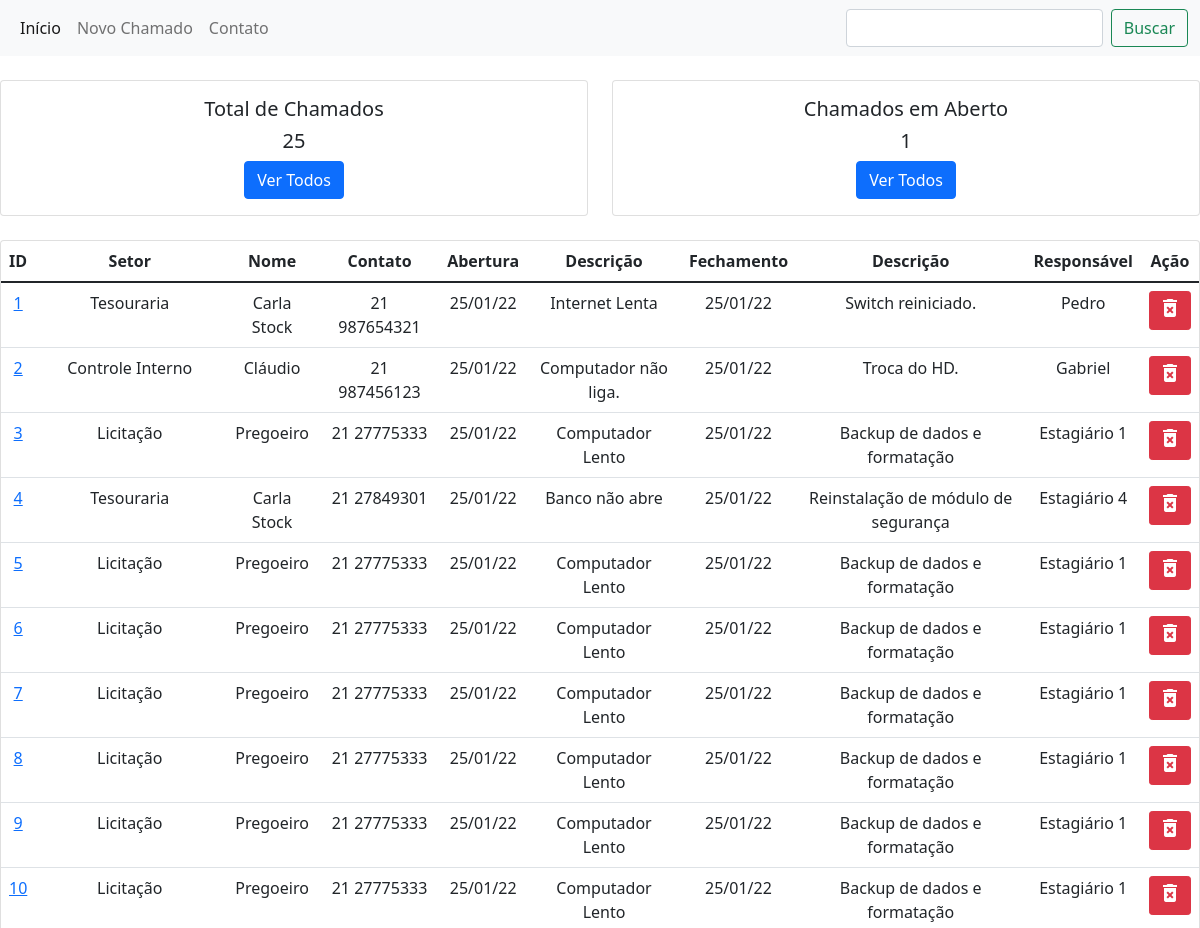
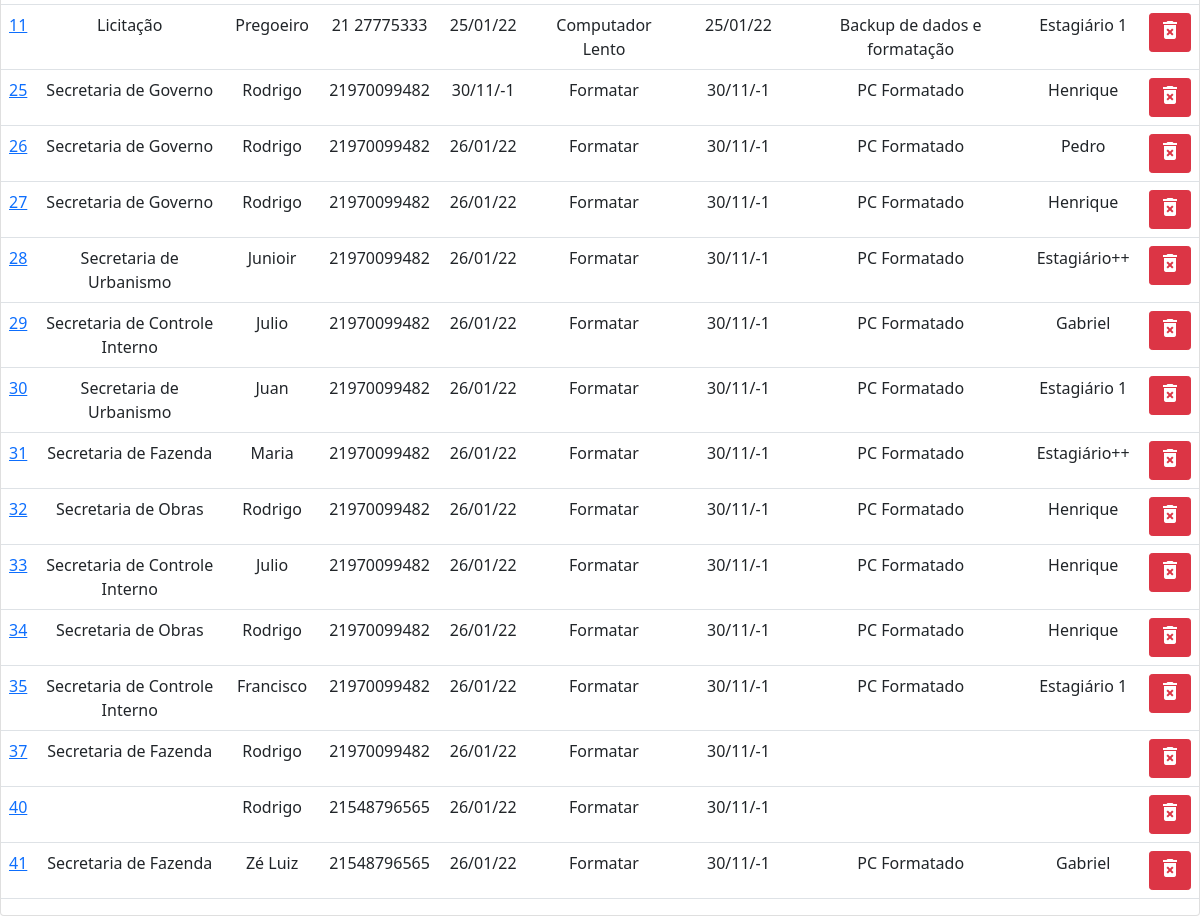
The page / on the database its author committed (2 pictures, top to bottom).
### tables this page shows
CREATE TABLE `chamados` (
  `id` int(255) NOT NULL,
  `setor` varchar(50) NOT NULL,
  `resp_setor` varchar(40) NOT NULL,
  `contato` varchar(40) NOT NULL,
  `abertura` date NOT NULL DEFAULT current_timestamp(),
  `desc_abert` varchar(250) DEFAULT NULL,
  `fechamento` date DEFAULT current_timestamp(),
  `desc_fech` varchar(250) DEFAULT NULL,
  `resp_chamado` varchar(40) NOT NULL
);

### index.php (the view)
<?php
    include_once("head.php");
    include_once("navbar.php");
?>
<body>
<?php
    include_once("conexao.php");
    $consultaDb = "SELECT * FROM chamados";
    $consult = $mysqli->query($consultaDb) or die($mysqli->error);
    if ($mysqli = mysqli_query($mysqli, $consultaDb)) {
        $rowcount = mysqli_num_rows($mysqli);
    }
?>
    <main>
        <div class="row text-center">
            <div class="col-sm-6">
                <div class="card">
                    <div class="card-body">
                        <h5 class="card-title">Total de Chamados</h5>
                        <h5 class="card-text"><?php echo $rowcount ?><br /></h5>
                        <a href="#" class="btn btn-primary">Ver Todos</a>
                    </div>
                </div>
            </div>
            <div class="col-sm-6">
                <div class="card">
                    <div class="card-body">
                        <h5 class="card-title">Chamados em Aberto</h5>
                        <h5 class="card-text">1<br /></h5>
                        <a href="#" class="btn btn-primary">Ver Todos</a>
                    </div>
                </div>
            </div>
        </div><br />
        <div class="card">
        <table class="table text-center">
            <thead>
                <tr>
                    <th scope="col">ID</th>
                    <th scope="col">Setor</th>
                    <th scope="col">Nome</th>
                    <th scope="col">Contato</th>
                    <th scope="col">Abertura</th>
                    <th scope="col">Descrição</th>
                    <th scope="col">Fechamento</th>
                    <th scope="col">Descrição</th>
                    <th scope="col">Responsável</th>
                    <th scope="col">Ação</th>
                </tr>
            </thead>
            <tbody>
                <?php while ($dados = $consult->fetch_array()) { ?>
                    <tr>
                        <td><a href='editar.php?=$dados[id]'><?php echo $dados['id'] ?></a></td>
                        <td><?php echo $dados['setor'] ?></td>
                        <td><?php echo $dados['resp_setor'] ?></td>
                        <td><?php echo $dados['contato'] ?></td>
                        <td><?php echo date('d/m/y', strtotime($dados['abertura'])) ?></td>
                        <td><?php echo $dados['desc_abert'] ?></td>
                        <td><?php echo date('d/m/y', strtotime($dados['fechamento'])) ?></td>
                        <td><?php echo $dados['desc_fech'] ?></td>
                        <td><?php echo $dados['resp_chamado'] ?></td>
                        <td><a type="submit" class="btn btn-danger btn-sm" href="index.php?del=<?php echo $dados['id'] ?>" onclick="confirmaExclusao()"><i class="material-icons">delete_forever</i></a></td>
                    </tr>
                <?php }
                ?>
            </tbody>
        </table>
        </div>
    </main>
</body>
</html>

### head.php (shortened to what this page needs)
<!DOCTYPE html>
<html lang="pt-BR">
<head>
    <link href="https://cdn.jsdelivr.net/npm/bootstrap@5.1.3/dist/css/bootstrap.min.css" rel="stylesheet">
    <link href="styles.css" rel="stylesheet">
</head>

### navbar.php (shortened to what this page needs)
<header>
    <nav class="navbar navbar-expand-lg navbar-light bg-light">
        <div class="container-fluid">
            <div class="collapse navbar-collapse" id="navbarSupportedContent">
                <ul class="navbar-nav me-auto mb-2 mb-lg-0">
                    <li class="nav-item">
                        <a class="nav-link active" aria-current="page" href="index.php">Início</a>
                    </li>
                    <li class="nav-item">
                        <a class="nav-link" aria-current="page" href="cadastro.php">Novo Chamado</a>
                    </li>
                    <li class="nav-item">
                        <a class="nav-link" href="contato.php">Contato</a>
                    </li>
                </ul>
                <form class="d-flex">
                    <input class="form-control me-2" type="search" aria-label="Search">
                    <button class="btn btn-outline-success" type="submit">Buscar</button>
                </form>
            </div>
        </div>
    </nav><br />
</header>

### rows shown on the page
chamados: id "1", setor "Tesouraria", resp_setor "Carla Stock", contato "21 987654321", abertura "25/01/22", desc_abert "Internet Lenta", fechamento "25/01/22", desc_fech "Switch reiniciado.", resp_chamado "Pedro"
chamados: id "2", setor "Controle Interno", resp_setor "Cláudio", contato "21 987456123", abertura "25/01/22", desc_abert "Computador não liga.", fechamento "25/01/22", desc_fech "Troca do HD.", resp_chamado "Gabriel"
chamados: id "3", setor "Licitação", resp_setor "Pregoeiro", contato "21 27775333", abertura "25/01/22", desc_abert "Computador Lento", fechamento "25/01/22", desc_fech "Backup de dados e formatação", resp_chamado "Estagiário 1"
chamados: id "4", setor "Tesouraria", resp_setor "Carla Stock", contato "21 27849301", abertura "25/01/22", desc_abert "Banco não abre", fechamento "25/01/22", desc_fech "Reinstalação de módulo de segurança", resp_chamado "Estagiário 4"
chamados: id "5", setor "Licitação", resp_setor "Pregoeiro", contato "21 27775333", abertura "25/01/22", desc_abert "Computador Lento", fechamento "25/01/22", desc_fech "Backup de dados e formatação", resp_chamado "Estagiário 1"
chamados: id "6", setor "Licitação", resp_setor "Pregoeiro", contato "21 27775333", abertura "25/01/22", desc_abert "Computador Lento", fechamento "25/01/22", desc_fech "Backup de dados e formatação", resp_chamado "Estagiário 1"
chamados: id "7", setor "Licitação", resp_setor "Pregoeiro", contato "21 27775333", abertura "25/01/22", desc_abert "Computador Lento", fechamento "25/01/22", desc_fech "Backup de dados e formatação", resp_chamado "Estagiário 1"
chamados: id "8", setor "Licitação", resp_setor "Pregoeiro", contato "21 27775333", abertura "25/01/22", desc_abert "Computador Lento", fechamento "25/01/22", desc_fech "Backup de dados e formatação", resp_chamado "Estagiário 1"
chamados: id "9", setor "Licitação", resp_setor "Pregoeiro", contato "21 27775333", abertura "25/01/22", desc_abert "Computador Lento", fechamento "25/01/22", desc_fech "Backup de dados e formatação", resp_chamado "Estagiário 1"
chamados: id "10", setor "Licitação", resp_setor "Pregoeiro", contato "21 27775333", abertura "25/01/22", desc_abert "Computador Lento", fechamento "25/01/22", desc_fech "Backup de dados e formatação", resp_chamado "Estagiário 1"
chamados: id "11", setor "Licitação", resp_setor "Pregoeiro", contato "21 27775333", abertura "25/01/22", desc_abert "Computador Lento", fechamento "25/01/22", desc_fech "Backup de dados e formatação", resp_chamado "Estagiário 1"
chamados: id "25", setor "Secretaria de Governo", resp_setor "Rodrigo", contato "21970099482", abertura "30/11/-1", desc_abert "Formatar", fechamento "30/11/-1", desc_fech "PC Formatado", resp_chamado "Henrique"
chamados: id "26", setor "Secretaria de Governo", resp_setor "Rodrigo", contato "21970099482", abertura "26/01/22", desc_abert "Formatar", fechamento "30/11/-1", desc_fech "PC Formatado", resp_chamado "Pedro"
chamados: id "27", setor "Secretaria de Governo", resp_setor "Rodrigo", contato "21970099482", abertura "26/01/22", desc_abert "Formatar", fechamento "30/11/-1", desc_fech "PC Formatado", resp_chamado "Henrique"
chamados: id "28", setor "Secretaria de Urbanismo", resp_setor "Junioir", contato "21970099482", abertura "26/01/22", desc_abert "Formatar", fechamento "30/11/-1", desc_fech "PC Formatado", resp_chamado "Estagiário++"
chamados: id "29", setor "Secretaria de Controle Interno", resp_setor "Julio", contato "21970099482", abertura "26/01/22", desc_abert "Formatar", fechamento "30/11/-1", desc_fech "PC Formatado", resp_chamado "Gabriel"
chamados: id "30", setor "Secretaria de Urbanismo", resp_setor "Juan", contato "21970099482", abertura "26/01/22", desc_abert "Formatar", fechamento "30/11/-1", desc_fech "PC Formatado", resp_chamado "Estagiário 1"
chamados: id "31", setor "Secretaria de Fazenda", resp_setor "Maria", contato "21970099482", abertura "26/01/22", desc_abert "Formatar", fechamento "30/11/-1", desc_fech "PC Formatado", resp_chamado "Estagiário++"
chamados: id "32", setor "Secretaria de Obras", resp_setor "Rodrigo", contato "21970099482", abertura "26/01/22", desc_abert "Formatar", fechamento "30/11/-1", desc_fech "PC Formatado", resp_chamado "Henrique"
chamados: id "33", setor "Secretaria de Controle Interno", resp_setor "Julio", contato "21970099482", abertura "26/01/22", desc_abert "Formatar", fechamento "30/11/-1", desc_fech "PC Formatado", resp_chamado "Henrique"
chamados: id "34", setor "Secretaria de Obras", resp_setor "Rodrigo", contato "21970099482", abertura "26/01/22", desc_abert "Formatar", fechamento "30/11/-1", desc_fech "PC Formatado", resp_chamado "Henrique"
chamados: id "35", setor "Secretaria de Controle Interno", resp_setor "Francisco", contato "21970099482", abertura "26/01/22", desc_abert "Formatar", fechamento "30/11/-1", desc_fech "PC Formatado", resp_chamado "Estagiário 1"
chamados: id "37", setor "Secretaria de Fazenda", resp_setor "Rodrigo", contato "21970099482", abertura "26/01/22", desc_abert "Formatar", fechamento "30/11/-1"
chamados: id "40", resp_setor "Rodrigo", contato "21548796565", abertura "26/01/22", desc_abert "Formatar", fechamento "30/11/-1"
chamados: id "41", setor "Secretaria de Fazenda", resp_setor "Zé Luiz", contato "21548796565", abertura "26/01/22", desc_abert "Formatar", fechamento "30/11/-1", desc_fech "PC Formatado", resp_chamado "Gabriel"

### other values the page prints
$rowcount "25"
